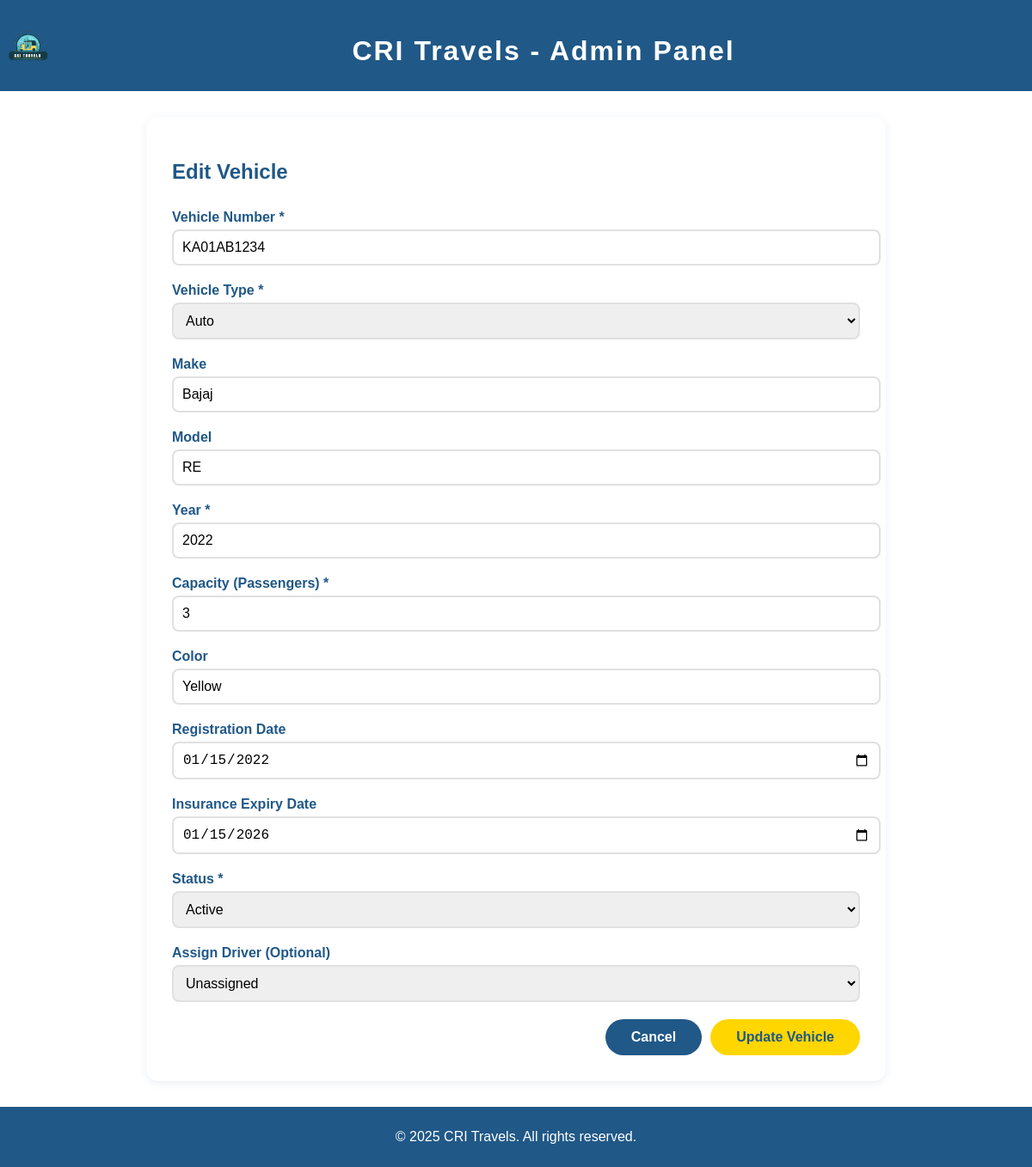
/admin/edit_vehicle.php?id=1 (signed in), run on the app's committed database.
### tables this page shows
CREATE TABLE IF NOT EXISTS vehicles (
    id INT AUTO_INCREMENT PRIMARY KEY,
    vehicle_number VARCHAR(20) UNIQUE NOT NULL,
    vehicle_type ENUM('auto', 'maxicab', 'car', 'coach') NOT NULL,
    make VARCHAR(50),
    model VARCHAR(50),
    year INT,
    capacity INT NOT NULL,
    color VARCHAR(30),
    registration_date DATE,
    insurance_expiry DATE,
    status ENUM('active', 'maintenance', 'inactive') DEFAULT 'active',
    current_driver_id INT,
    created_at TIMESTAMP DEFAULT CURRENT_TIMESTAMP,
    updated_at TIMESTAMP DEFAULT CURRENT_TIMESTAMP ON UPDATE CURRENT_TIMESTAMP,
    FOREIGN KEY (current_driver_id) REFERENCES users(id) ON DELETE SET NULL
);

### admin/edit_vehicle.php (the view, shortened to what this page needs)
<?php
$conn = getDBConnection();
$vehicle_id = isset($_GET['id']) ? intval($_GET['id']) : 0;
$vehicle = $conn->query("SELECT * FROM vehicles WHERE id = $vehicle_id")->fetch_assoc();
?>
<!DOCTYPE html>
<html lang="en">
<head>
    <link rel="stylesheet" href="../styles.css">
</head>
<body>
    <header>
        <img src="../img/logo.png" alt="logo">
        <h1>CRI Travels - Admin Panel</h1>
    </header>
    <div class="container">
        <h2 style="color: #205887; margin-bottom: 30px;">Edit Vehicle</h2>
        <form method="POST">
            <div class="form-group">
                <label for="vehicle_number">Vehicle Number *</label>
                <input type="text" id="vehicle_number" name="vehicle_number" value="<?php echo htmlspecialchars($vehicle['vehicle_number']); ?>" required>
            </div>
            <div class="form-group">
                <label for="vehicle_type">Vehicle Type *</label>
                <select id="vehicle_type" name="vehicle_type" required>
                    <option value="auto" <?php echo $vehicle['vehicle_type'] == 'auto' ? 'selected' : ''; ?>>Auto</option>
                </select>
            </div>
            <div class="form-group">
                <label for="make">Make</label>
                <input type="text" id="make" name="make" value="<?php echo htmlspecialchars($vehicle['make']); ?>">
            </div>
            <div class="form-group">
                <label for="model">Model</label>
                <input type="text" id="model" name="model" value="<?php echo htmlspecialchars($vehicle['model']); ?>">
            </div>
            <div class="form-group">
                <label for="year">Year *</label>
                <input type="number" id="year" name="year" min="1990" max="2025" value="<?php echo $vehicle['year']; ?>" required>
            </div>
            <div class="form-group">
                <label for="capacity">Capacity (Passengers) *</label>
                <input type="number" id="capacity" name="capacity" min="1" value="<?php echo $vehicle['capacity']; ?>" required>
            </div>
            <div class="form-group">
                <label for="color">Color</label>
                <input type="text" id="color" name="color" value="<?php echo htmlspecialchars($vehicle['color']); ?>">
            </div>
            <div class="form-group">
                <label for="registration_date">Registration Date</label>
                <input type="date" id="registration_date" name="registration_date" value="<?php echo $vehicle['registration_date']; ?>">
            </div>
            <div class="form-group">
                <label for="insurance_expiry">Insurance Expiry Date</label>
                <input type="date" id="insurance_expiry" name="insurance_expiry" value="<?php echo $vehicle['insurance_expiry']; ?>">
            </div>
            <div class="form-group">
                <label for="status">Status *</label>
                <select id="status" name="status" required>
                    <option value="active" <?php echo $vehicle['status'] == 'active' ? 'selected' : ''; ?>>Active</option>
                </select>
            </div>
            <div class="form-group">
                <label for="current_driver_id">Assign Driver (Optional)</label>
                <select id="current_driver_id" name="current_driver_id">
                    <option value="">Unassigned</option>
                </select>
            </div>
            <div class="button-group">
                <a href="manage_vehicles.php" class="back-btn">Cancel</a>
                <button type="submit" class="submit-btn">Update Vehicle</button>
            </div>
        </form>
    </div>
    <footer>
        <p>&copy; 2025 CRI Travels. All rights reserved.</p>
    </footer>
</body>
</html>

### styles.css (style rules this page uses)
body { font-family: Arial, Helvetica, sans-serif; background-color: #fff; position: relative; color: #222; margin: 0; padding: 0; max-width: 100%; height: auto; }
body img { max-width: 100%; height: auto; }
header { background: #205887; color: #fff; padding: 20px 0; text-align: center; position: relative; }
header img { background: #205887; height: 50px; width: 0 auto; float: left; margin-right: auto; }
header h1 { margin-bottom: 8px; letter-spacing: 2px; font-size: 2rem; text-align: center; }
footer { background-color: #205887; color: #ffffff; padding: 10px; text-align: center; clear: both; position: relative; }

### admin/edit_vehicle.php (style rules this page uses)
.container { max-width: 800px; margin: 30px auto; padding: 30px; background: #fff; border-radius: 14px; box-shadow: 0 2px 10px rgba(32,88,135,0.1); }
.form-group { margin-bottom: 20px; }
label { display: block; color: #205887; font-weight: bold; margin-bottom: 5px; }
input, select { width: 100%; padding: 10px; border: 2px solid #e0e0e0; border-radius: 8px; font-size: 1rem; }
.button-group { display: flex; gap: 10px; justify-content: flex-end; }
.submit-btn, .back-btn { padding: 12px 30px; border-radius: 25px; font-weight: bold; text-decoration: none; cursor: pointer; border: none; font-size: 1rem; }
.submit-btn { background: #ffd600; color: #205887; }
.back-btn { background: #205887; color: #fff; }

### data on the page
vehicles: vehicle_number "KA01AB1234", vehicle_type "Auto", make "Bajaj", model "RE", year "2022", capacity "3", color "Yellow", registration_date "01/15/2022", insurance_expiry "01/15/2026", status "Active"
